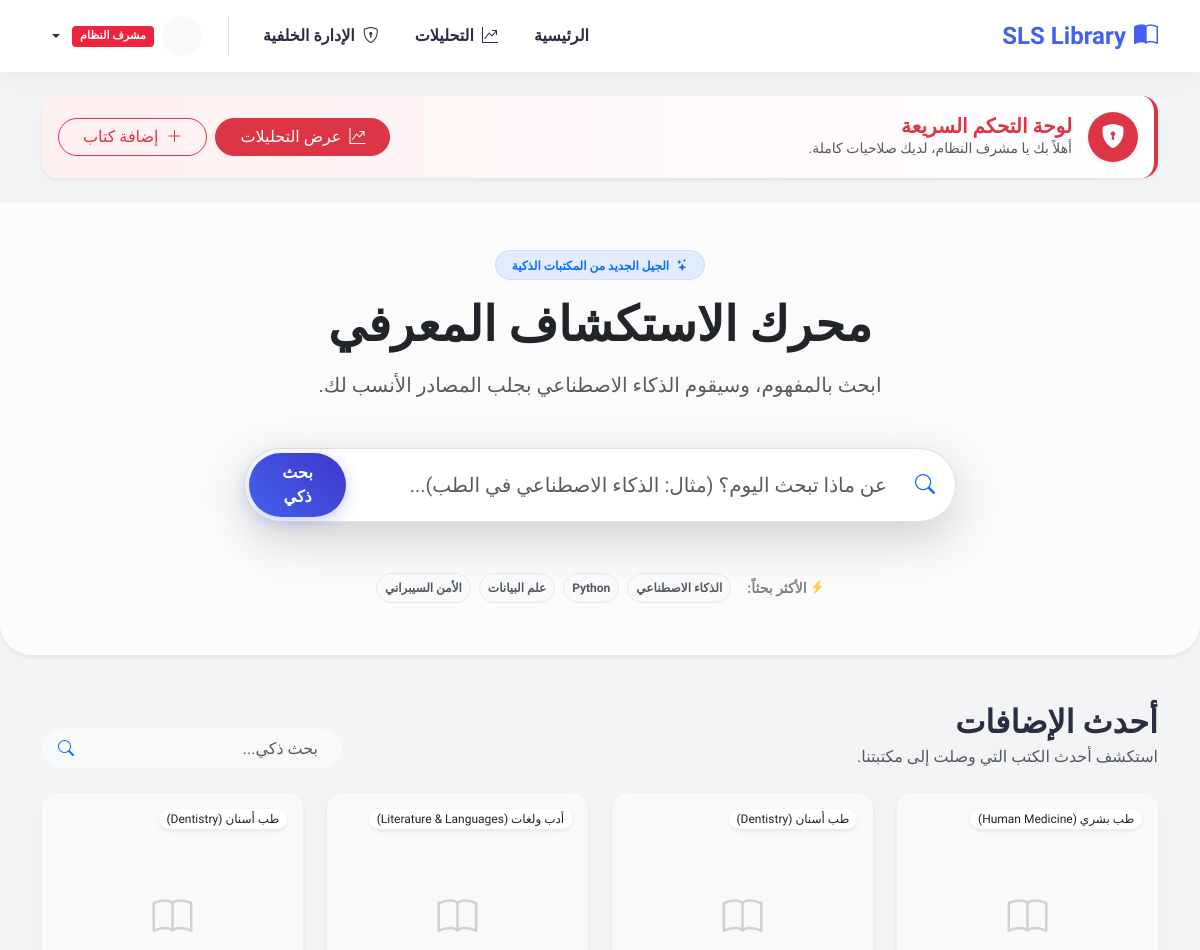
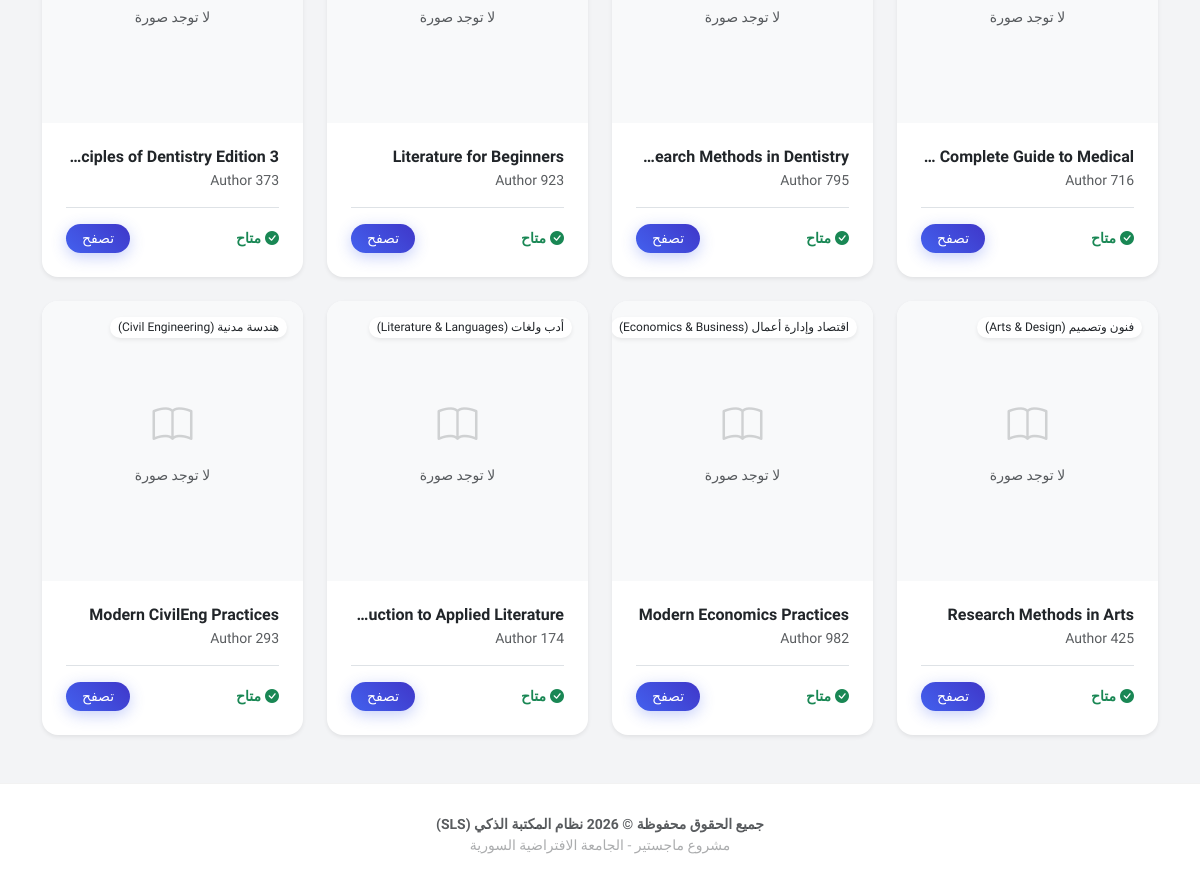
The page / (signed in) on the database its author committed (2 pictures, top to bottom).
### library/models.py (models this page shows, shortened)
class Book(models.Model):
    CATEGORY_CHOICES = [
        ('Programming', 'برمجة وتطوير (Programming)'),
        ('CyberSecurity', 'أمن سيبراني (Cyber Security)'),
        ('AI', 'ذكاء اصطناعي (AI & Data Science)'),
        ('Networking', 'شبكات واتصالات (Networking)'),
        ('Medical', 'طب بشري (Human Medicine)'),
        ('Pharmacy', 'صيدلة (Pharmacy)'),
        ('Dentistry', 'طب أسنان (Dentistry)'),
        ('Nursing', 'تمريض (Nursing)'),
        ('Engineering', 'هندسة عامة (General Engineering)'),
        ('CivilEng', 'هندسة مدنية (Civil Engineering)'),
        ('Arch', 'هندسة معمارية (Architecture)'),
        ('Electrical', 'هندسة كهربائية (Electrical Eng)'),
        ('Law', 'قانون وحقوق (Law)'),
        ('Economics', 'اقتصاد وإدارة أعمال (Economics & Business)'),
        ('Psychology', 'علم نفس (Psychology)'),
        ('Sociology', 'علم اجتماع (Sociology)'),
        ('History', 'تاريخ (History)'),
        ('Geography', 'جغرافيا (Geography)'),
        ('Literature', 'أدب ولغات (Literature & Languages)'),
        ('Religion', 'شريعة ودراسات إسلامية (Islamic Studies)'),
        ('Math', 'رياضيات (Mathematics)'),
        ('Physics', 'فيزياء (Physics)'),
        ('Chemistry', 'كيمياء (Chemistry)'),
        ('Biology', 'أحياء (Biology)'),
        ('Arts', 'فنون وتصميم (Arts & Design)'),
        ('General', 'ثقافة عامة (General Culture)'),
    ]
    title = models.CharField(max_length=200, verbose_name="عنوان الكتاب")
    author = models.CharField(max_length=100, verbose_name="المؤلف")
    isbn = models.CharField(max_length=13, blank=True, null=True, verbose_name="رقم الإيداع (ISBN)")
    category = models.CharField(max_length=50, choices=CATEGORY_CHOICES, default='General', verbose_name="التصنيف")
    description = models.TextField(blank=True, verbose_name="وصف الكتاب")
    cover_image_url = models.URLField(blank=True, null=True, verbose_name="رابط الغلاف")
    page_count = models.IntegerField(default=100, verbose_name="عدد الصفحات")
    total_copies = models.IntegerField(default=1, verbose_name="العدد الكلي")
    available_copies = models.IntegerField(default=1, verbose_name="النسخ المتاحة")
    tags = models.CharField(max_length=200, blank=True, verbose_name="وسوم")
    embedding = models.JSONField(blank=True, null=True, verbose_name="البصمة الرقمية (AI Vector)")
    created_at = models.DateTimeField(auto_now_add=True)

### library/views.py (the view, shortened to what this page needs)
# urls.py: path('', views.home, name='home'),
@login_required
def home(request):
    books = []
    ai_engine = SmartLibraryAI()
    if not books:
        books = Book.objects.all().order_by('-id')[:8]
    return render(request, 'library/home.html', {'books': books})

### library/ai_engine.py (called while the page is built)
    def __new__(cls):
        if cls._instance is None:
            cls._instance = super(SmartLibraryAI, cls).__new__(cls)
            print("⏳ Loading AI Model (Multilingual Pro)...")
            try:
                cls._model = SentenceTransformer('paraphrase-multilingual-MiniLM-L12-v2')
                print("✅ AI Model Loaded Successfully (Supports Arabic & English).")
            except Exception as e:
                print(f"❌ Error loading AI model: {e}")
                cls._model = None
        return cls._instance

### templates/library/home.html (shortened to what this page needs)
{% extends 'library/base.html' %}
{% block content %}
{% if user.is_authenticated and user.is_superuser %}
<div class="container mt-4 mb-4">
    <div class="card border-0 shadow-sm border-start border-danger border-4" style="background: linear-gradient(to left, #fff, #fff0f1);">
        <div class="card-body d-flex align-items-center justify-content-between flex-wrap gap-3">
            <div class="d-flex align-items-center">
                <div class="bg-danger text-white rounded-circle d-flex align-items-center justify-content-center me-3 shadow-sm" style="width: 50px; height: 50px;">
                    <i class="bi bi-shield-lock-fill fs-4"></i>
                </div>
                <div>
                    <h5 class="fw-bold mb-0 text-danger">لوحة التحكم السريعة</h5>
                    <p class="text-muted small mb-0">أهلاً بك يا مشرف النظام، لديك صلاحيات كاملة.</p>
                </div>
            </div>
            <div class="d-flex gap-2">
                <a href="{% url 'library:analytics' %}" class="btn btn-danger text-white px-4 rounded-pill">
                    <i class="bi bi-graph-up-arrow me-2"></i>عرض التحليلات
                </a>
                <a href="/admin/library/book/add/" target="_blank" class="btn btn-outline-danger px-4 rounded-pill">
                    <i class="bi bi-plus-lg me-2"></i>إضافة كتاب
                </a>
            </div>
        </div>
    </div>
</div>
{% endif %}
<section class="position-relative overflow-hidden p-5 text-center bg-white mb-5 rounded-bottom-5 shadow-sm">
    <div class="container position-relative z-1">
        <span class="badge bg-primary bg-opacity-10 text-primary border border-primary border-opacity-10 rounded-pill px-3 py-2 mb-3">
            <i class="bi bi-stars me-1"></i> الجيل الجديد من المكتبات الذكية
        </span>
        <h1 class="display-5 fw-bold mb-3 text-dark">محرك الاستكشاف المعرفي</h1>
        <p class="lead text-muted mb-5">ابحث بالمفهوم، وسيقوم الذكاء الاصطناعي بجلب المصادر الأنسب لك.</p>
        <div class="row justify-content-center mb-5">
            <div class="col-lg-8">
                <form action="{% url 'library:search' %}" method="get" class="hero-search d-flex align-items-center bg-white p-1 rounded-pill shadow-lg border">
                    <div class="ps-3 pe-2 text-primary">
                        <i class="bi bi-search fs-5"></i>
                    </div>
                    <input type="text" name="q" class="form-control border-0 shadow-none fs-5" placeholder="عن ماذا تبحث اليوم؟ (مثال: الذكاء الاصطناعي في الطب)..." required>
                    <button class="btn btn-primary rounded-pill px-4 py-2 fw-bold" type="submit">بحث ذكي</button>
                </form>
            </div>
        </div>
        <div class="d-flex justify-content-center align-items-center flex-wrap gap-2 opacity-75">
            <span class="text-muted small me-2 py-2 fw-bold"><i class="bi bi-lightning-charge-fill text-warning"></i> الأكثر بحثاً:</span>
            <a href="{% url 'library:search' %}?q=الذكاء الاصطناعي" class="badge rounded-pill bg-light text-dark border p-2 text-decoration-none hover-shadow">الذكاء الاصطناعي</a>
            <a href="{% url 'library:search' %}?q=Python Programming" class="badge rounded-pill bg-light text-dark border p-2 text-decoration-none hover-shadow">Python</a>
            <a href="{% url 'library:search' %}?q=Data Science" class="badge rounded-pill bg-light text-dark border p-2 text-decoration-none hover-shadow">علم البيانات</a>
            <a href="{% url 'library:search' %}?q=Cyber Security" class="badge rounded-pill bg-light text-dark border p-2 text-decoration-none hover-shadow">الأمن السيبراني</a>
        </div>
    </div>
    <div class="position-absolute top-0 start-0 w-100 h-100 bg-light opacity-50"
         style="background-image: radial-gradient(#4361ee 0.5px, transparent 0.5px); background-size: 20px 20px; z-index: 0;">
    </div>
</section>
<div class="container my-5">
    <div class="d-flex justify-content-between align-items-end mb-4">
        <div>
            {% if user.studentprofile %}
                <h2 class="fw-bold mb-1">
                    <i class="bi bi-stars text-warning me-2"></i>كتب مقترحة لك
                </h2>
                <p class="text-muted mb-0">تم اختيارها بعناية بناءً على تخصصك ({{ user.studentprofile.get_major_display }}) واهتماماتك.</p>
            {% else %}
                <h2 class="fw-bold mb-1">أحدث الإضافات</h2>
                <p class="text-muted mb-0">استكشف أحدث الكتب التي وصلت إلى مكتبتنا.</p>
            {% endif %}
        </div>
        <div class="d-none d-md-block" style="width: 300px;">
            <form action="{% url 'library:search' %}" method="get" class="position-relative">
                <input type="text" name="q" class="form-control rounded-pill ps-4 pe-5 bg-light border-0 py-2" placeholder="بحث ذكي...">
                <button type="submit" class="btn position-absolute top-50 end-0 translate-middle-y border-0 text-primary pe-3">
                    <i class="bi bi-search"></i>
                </button>
            </form>
        </div>
    </div>
    <div class="row row-cols-1 row-cols-sm-2 row-cols-lg-4 g-4">
        {% for book in books %}
        <div class="col">
            <div class="card h-100 border-0 shadow-sm hover-up rounded-4 overflow-hidden">
                <div class="position-relative bg-light text-center overflow-hidden" style="height: 280px;">
                    {% if book.cover_image_url %}
                        <img src="{{ book.cover_image_url }}" class="w-100 h-100 object-fit-cover transition-transform" alt="{{ book.title }}">
                    {% else %}
                        <div class="w-100 h-100 d-flex flex-column align-items-center justify-content-center text-muted">
                            <i class="bi bi-book fs-1 mb-2 opacity-25"></i>
                            <span class="small">لا توجد صورة</span>
                        </div>
                    {% endif %}
                    <span class="position-absolute top-0 start-0 m-3 badge bg-white text-dark shadow-sm rounded-pill fw-normal">
                        {{ book.get_category_display }}
                    </span>
                </div>
                <div class="card-body p-4">
                    <h6 class="fw-bold mb-1 text-truncate" title="{{ book.title }}">{{ book.title }}</h6>
                    <p class="text-muted small mb-3">{{ book.author }}</p>
                    <div class="d-flex justify-content-between align-items-center mt-3 border-top pt-3">
                        {% if book.available_copies > 0 %}
                            <small class="text-success fw-bold"><i class="bi bi-check-circle-fill me-1"></i>متاح</small>
                        {% else %}
                            <small class="text-danger fw-bold"><i class="bi bi-x-circle-fill me-1"></i>غير متاح</small>
                        {% endif %}
                        <a href="{% url 'library:book_detail' book.id %}" class="btn btn-primary btn-sm rounded-pill px-3 stretched-link">
                            تصفح
                        </a>
                    </div>
                </div>
            </div>
        </div>
        {% endfor %}
    </div>
</div>
{% endblock %}

### templates/library/base.html (shortened to what this page needs)
<!DOCTYPE html>
<html lang="ar" dir="rtl">
<head>
    <link rel="stylesheet" href="https://cdn.jsdelivr.net/npm/bootstrap@5.3.0/dist/css/bootstrap.rtl.min.css">
    <link rel="stylesheet" href="https://cdn.jsdelivr.net/npm/bootstrap-icons@1.11.0/font/bootstrap-icons.css">
</head>
<body>
    <nav class="navbar navbar-expand-lg sticky-top">
        <div class="container">
            <a class="navbar-brand" href="{% url 'library:home' %}">
                <i class="bi bi-book-half me-2"></i>SLS Library
            </a>
            <div class="collapse navbar-collapse" id="navbarNav">
                <ul class="navbar-nav ms-auto mb-2 mb-lg-0">
                    <li class="nav-item">
                        <a class="nav-link" href="{% url 'library:home' %}">الرئيسية</a>
                    </li>
                    {% if user.is_authenticated and user.is_superuser %}
                        <li class="nav-item">
                            <a class="nav-link text-danger" href="{% url 'library:analytics' %}">
                                <i class="bi bi-graph-up-arrow me-1"></i> التحليلات
                            </a>
                        </li>
                        <li class="nav-item">
                            <a class="nav-link text-danger" href="/admin" target="_blank">
                                <i class="bi bi-shield-lock me-1"></i> الإدارة الخلفية
                            </a>
                        </li>
                    {% endif %}
                </ul>
                <div class="d-flex align-items-center border-start ps-3 ms-3">
                    {% if user.is_authenticated %}
                        <div class="dropdown">
                            <a class="nav-link dropdown-toggle d-flex align-items-center gap-2" href="#" role="button" data-bs-toggle="dropdown">
                                <div class="bg-light rounded-circle d-flex align-items-center justify-content-center text-primary fw-bold" style="width: 40px; height: 40px;">
                                </div>
                                <div>
                                    {% if user.is_superuser %}
                                        <span class="admin-badge d-block text-center">مشرف النظام</span>
                                    {% else %}
                                        <span class="text-muted d-block small" style="font-size: 0.7rem;">طالب</span>
                                    {% endif %}
                                </div>
                            </a>
                        </div>
                    {% else %}
                        <a href="{% url 'library:login' %}" class="btn btn-outline-primary btn-auth me-2">دخول</a>
                        <a href="{% url 'library:register' %}" class="btn btn-primary btn-auth">حساب جديد</a>
                    {% endif %}
                </div>
            </div>
        </div>
    </nav>
    <main>
        {% block content %}
        {% endblock %}
    </main>
    <footer class="text-center text-muted">
        <div class="container">
            <p class="mb-0 small fw-bold">جميع الحقوق محفوظة © 2026 نظام المكتبة الذكي (SLS)</p>
            <p class="mb-0 small opacity-50">مشروع ماجستير - الجامعة الافتراضية السورية</p>
        </div>
    </footer>
</body>
</html>

### templates/library/base.html (style rules this page uses)
:root { --primary-color: #4361ee; --secondary-color: #3f37c9; --accent-color: #4cc9f0; --bg-color: #f3f4f6; --card-bg: #ffffff; --text-main: #2b2d42; --text-muted: #8d99ae; }
body { font-family: 'Cairo', sans-serif; background-color: var(--bg-color); color: var(--text-main); min-height: 100vh; display: flex; flex-direction: column; }
.navbar { background: rgba(255, 255, 255, 0.95); backdrop-filter: blur(10px); box-shadow: 0 4px 20px rgba(0,0,0,0.05); padding: 0.8rem 0; }
.navbar-brand { font-weight: 700; color: var(--primary-color) !important; font-size: 1.5rem; }
.nav-link { color: var(--text-main) !important; font-weight: 600; margin: 0 10px; transition: color 0.3s; }
.admin-badge { background-color: #ef233c; color: white; padding: 2px 8px; border-radius: 4px; font-size: 0.7rem; margin-top: 2px; display: inline-block; }
.card { background: var(--card-bg); border: none; border-radius: 16px; box-shadow: 0 10px 30px rgba(0,0,0,0.04); transition: transform 0.3s ease, box-shadow 0.3s ease; overflow: hidden; }
.btn-primary { background: linear-gradient(45deg, var(--primary-color), var(--secondary-color)); border: none; box-shadow: 0 4px 15px rgba(67, 97, 238, 0.3); }
.hero-search { background: #fff; border-radius: 50px; padding: 10px; box-shadow: 0 10px 40px rgba(0,0,0,0.08); border: 1px solid rgba(0,0,0,0.05); }
.hero-search input { border: none; padding: 10px 20px; font-size: 1.1rem; }
footer { margin-top: auto; background: white; padding: 30px 0; border-top: 1px solid rgba(0,0,0,0.05); }

### templates/library/home.html (style rules this page uses)
.hover-up { transition: transform 0.2s ease, box-shadow 0.2s ease; }

### rows shown on the page
Book: shows "لا توجد صورة", category "طب بشري (Human Medicine)", title "The Complete Guide to Medic…", author "Author 716", available_copies "متاح"
Book: shows "لا توجد صورة", category "طب أسنان (Dentistry)", title "Research Methods in Dentist…", author "Author 795", available_copies "متاح"
Book: shows "لا توجد صورة", category "أدب ولغات (Literature & Languages)", title "Literature for Beginners", author "Author 923", available_copies "متاح"
Book: shows "لا توجد صورة", category "طب أسنان (Dentistry)", title "Principles of Dentistry Edition…", author "Author 373", available_copies "متاح"
Book: shows "لا توجد صورة", category "فنون وتصميم (Arts & Design)", title "Research Methods in Arts", author "Author 425", available_copies "متاح"
Book: shows "لا توجد صورة", category "اقتصاد وإدارة أعمال (Economics & Business)", title "Modern Economics Practices", author "Author 982", available_copies "متاح"
Book: shows "لا توجد صورة", category "أدب ولغات (Literature & Languages)", title "Introduction to Applied Literatu…", author "Author 174", available_copies "متاح"
Book: shows "لا توجد صورة", category "هندسة مدنية (Civil Engineering)", title "Modern CivilEng Practices", author "Author 293", available_copies "متاح"
